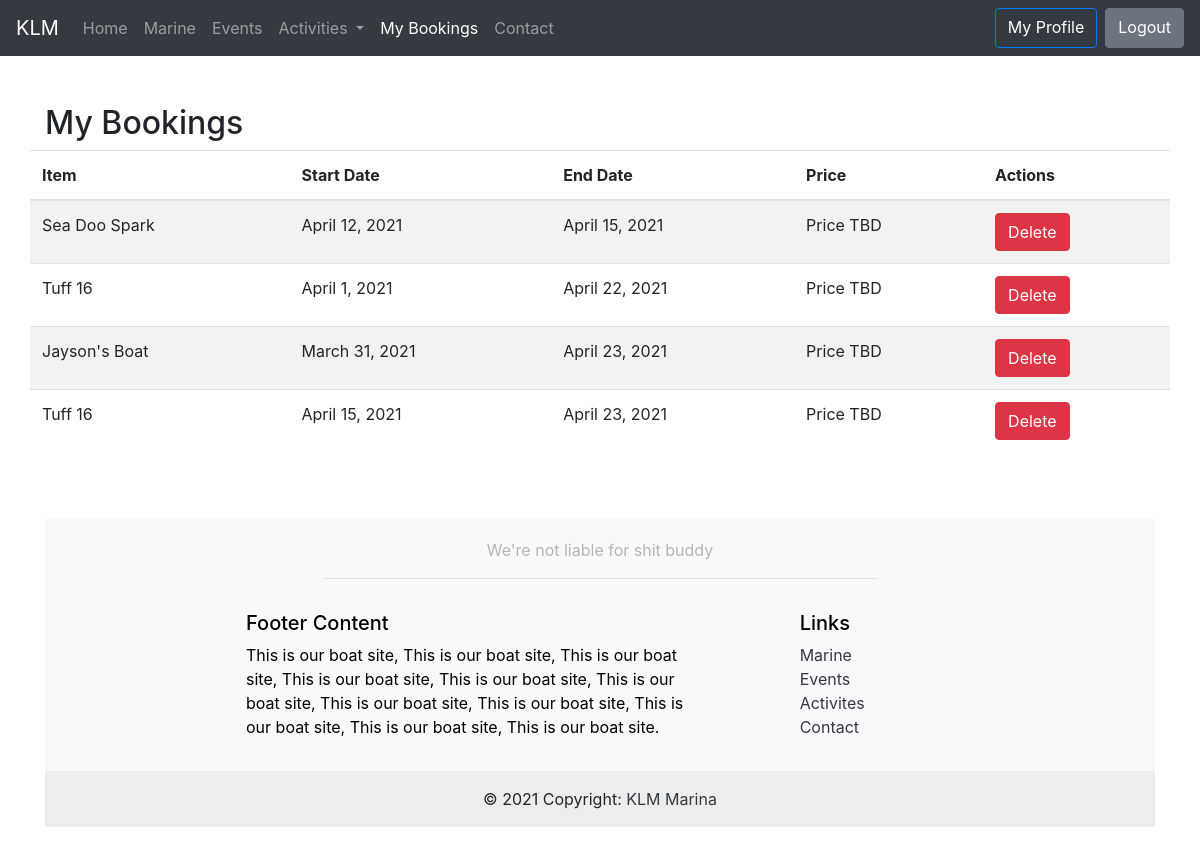
The page /bookings/ (signed in) on the database as committed earlier.
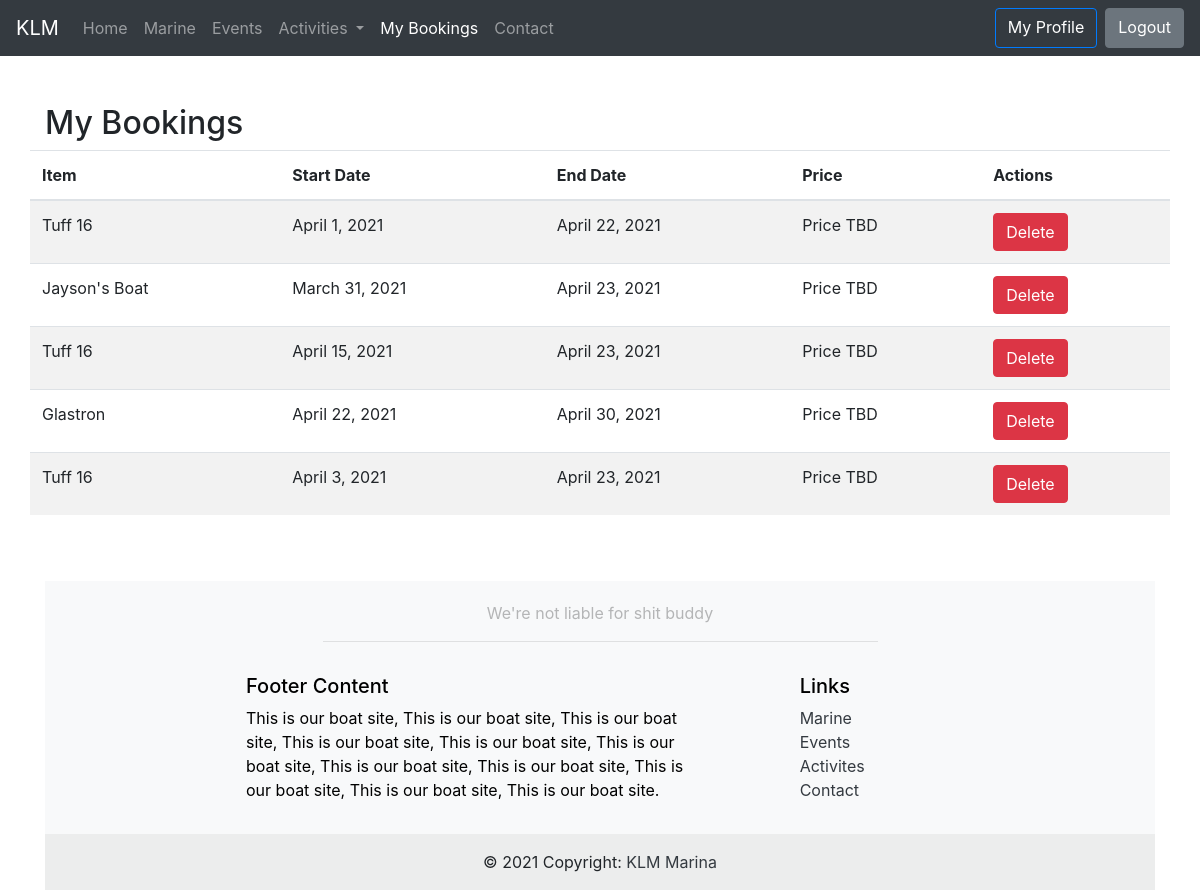
The same page on the database as committed later.
### boats/models.py (models this page shows)
class Booking(models.Model):
	startDay = models.DateField()
	endDay = models.DateField()
	rentalItem = models.ForeignKey('RentalItem', on_delete=models.CASCADE)
	user = models.ForeignKey(AUTH_USER_MODEL, on_delete=models.CASCADE)

class RentalItem(models.Model):
	name = models.CharField(max_length=120)
	description = models.TextField()
	dayPrice = models.DecimalField(max_digits=10, decimal_places=2)
	weekPrice = models.DecimalField(max_digits=10, decimal_places=2)
	startDay = models.DateField()
	endDay = models.DateField()
	def __str__(self):
		return self.name

### boats/views.py (the view)
# urls.py: path('bookings/', views.bookings_view, name='bookings'),
def bookings_view(request):
	isAuthenticated = True
	if (request.user.is_authenticated):
		bookings = Booking.objects.filter(user=request.user)
	else:
		bookings = None
		isAuthenticated = False
	context = {
		"bookings": bookings,
		"noBookings": bookings.count() == 0 if bookings != None else True,
		"isAuthenticated": isAuthenticated
	}
	return render(request, 'boats/bookings.html', context)

### boats/templates/boats/bookings.html
{% extends 'boats/base.html' %}
{% load static %}
{% block main_content %}
<div class='container top-container pt-4'>
	<div class="row pt-4">
		<div class="col-12">
			<h2>My Bookings</h2>
		</div>
	</div>
	<div class="row">
		<table class="table table-striped">
			<thead>
				<tr>
					<th scope="col">Item</th>
					<th scope="col">Start Date</th>
					<th scope="col">End Date</th>
					<th scope="col">Price</th>
					<th scope="col">Actions</th>
				</tr>
			</thead>
			{% if noBookings %}
			</table>
			<div class="row w-100">
				<div class="col-12 w-100 text-center">
					{% if not isAuthenticated %}
					<p>Sign In to View Bookings</p>
					{% else %}
					<p>No Bookings Yet</p>
					{% endif %}
				</div>
			</div>
			<div class="row w-100">
				<div class="col-12 w-100 text-center">
					{% if not isAuthenticated %}
					<a class="btn btn-success" href="{% url 'login' %}">Login</a>
					{% else %}
					<a class="btn btn-success" href="{% url 'activities' %}">View Activities</a>
					{% endif %}
				</div>
			</div>
			{% else %}
			<tbody>
				{% for booking in bookings %}
					<tr>
						<td scope="col">{{booking.rentalItem}}</td>
						<td scope="col">{{booking.startDay}}</td>
						<td scope="col">{{booking.endDay}}</td>
						<td scope="col">Price TBD</td>
						<td scope="col"><a class="btn btn-danger" href="{% url 'delete' booking_id=booking.pk%}">Delete</a></td>
					</tr>
				{% endfor %}
			</tbody>
		</table>
		{% endif %}
</div>
{% endblock %}

### boats/templates/boats/base.html (shortened to what this page needs)
<!doctype html>
<html>
<head>
	<link rel="stylesheet" href="https://stackpath.bootstrapcdn.com/bootstrap/4.4.1/css/bootstrap.min.css">
	{% load static %}
	<link rel="stylesheet" type="text/css" href="{% static 'boats/css/main.css' %}">
</head>
<body>
<div class='fixed-top'>
	{% include 'boats/navbar.html' %}
</div>
{% block main_content %}
{% endblock %}
<footer class='sticky-bottom'>
	{% include 'boats/footer.html' %}
</footer>
</body>
</html>

### boats/templates/boats/navbar.html (shortened to what this page needs)
<nav class="navbar navbar-expand-lg navbar-dark bg-dark">
  <div class="navbar-brand" href="#">KLM</div>
  <div class="collapse navbar-collapse" id="navbarNavAltMarkup">
    <div class="navbar-nav w-100">
      <a class="nav-item nav-link" href="{% url 'main' %}">Home <span class="sr-only">(current)</span></a>
      <a class="nav-item nav-link" href="{% url 'marine' %}">Marine</a>
      <a class="nav-item nav-link" href="{% url 'events' %}">Events</a>
      <li class="nav-item dropdown">
        <a class="nav-link dropdown-toggle" href="{% url 'activities' %}" id="navbarDropdown" role="button" data-toggle="dropdown" aria-haspopup="true" aria-expanded="false">
          Activities
        </a>
      </li>
      <a class="nav-item nav-link" href="{% url 'bookings' %}">My Bookings</a>
      <a class="nav-item nav-link" href="{% url 'contact' %}">Contact</a>
      {% if user.is_authenticated %}
      <a class="btn btn-outline-primary text-white ml-lg-auto" href="#">My Profile</a>
      <a class="btn btn-secondary text-white ml-lg-2 mt-lg-0 mt-2" href="{% url 'logout' %}">Logout</a>
      {% else %}
      <a class="btn btn-primary text-white nav-item nav-link ml-lg-auto" href="{% url 'login' %}">Login</a>
      <a class="btn btn-secondary ml-lg-2 text-white nav-item nav-link" href="{% url 'signup' %}">Sign Up</a>
      {% endif %}
    </div>
  </div>
</nav>

### boats/templates/boats/footer.html
<div style="padding-top: 50px;">
</div>
<footer class="bg-light text-lg-start">
	<div class="text-center" style="padding-top: 20px; color: rgb(180, 181, 182);">
		We're not liable for shit buddy
	</div>
	<hr style="width:50%">
	<div class="container p-3">
	  <div class="row" style="color:rgb(0, 0, 0)">
		<div class="col-lg-8" style="padding-right: 75px; padding-left: 200px;" >
		  <h5 class="text">Footer Content</h5>
		  <p>
			This is our boat site, This is our boat site, This is our boat site, This is our boat site,
			This is our boat site, This is our boat site, This is our boat site, This is our boat site,
			This is our boat site, This is our boat site, This is our boat site.
		  </p>
		</div>
		<div class="col-lg-4">
		  <h5 class="text">Links</h5>
		  <ul class="list-unstyled">
			<li>
			  <a href="#!" class="text-dark">Marine</a>
			</li>
			<li>
			  <a href="#!" class="text-dark">Events</a>
			</li>
			<li>
			  <a href="#!" class="text-dark">Activites</a>
			</li>
			<li>
			  <a href="#!" class="text-dark">Contact</a>
			</li>
		  </ul>
		</div>
	  </div>
	</div>
	<div class="text-center p-3" style="background-color: rgba(230, 230, 230, 0.65);">
	  © 2021 Copyright:
	  <a class="text-dark" href="https://mdbootstrap.com/">KLM Marina</a>
	</div>
  </footer>

### boats/static/boats/css/main.css (style rules this page uses)
html, body { height: 100%; width: 100%; }
.top-container { margin-top: 56px; }

Rows that differ between the two databases and show on the page:
removed Booking: rentalItem "Sea Doo Spark", startDay "April 12, 2021", endDay "April 15, 2021"
added Booking: rentalItem "Glastron", startDay "April 22, 2021", endDay "April 30, 2021"
added Booking: rentalItem "Tuff 16", startDay "April 3, 2021", endDay "April 23, 2021"
